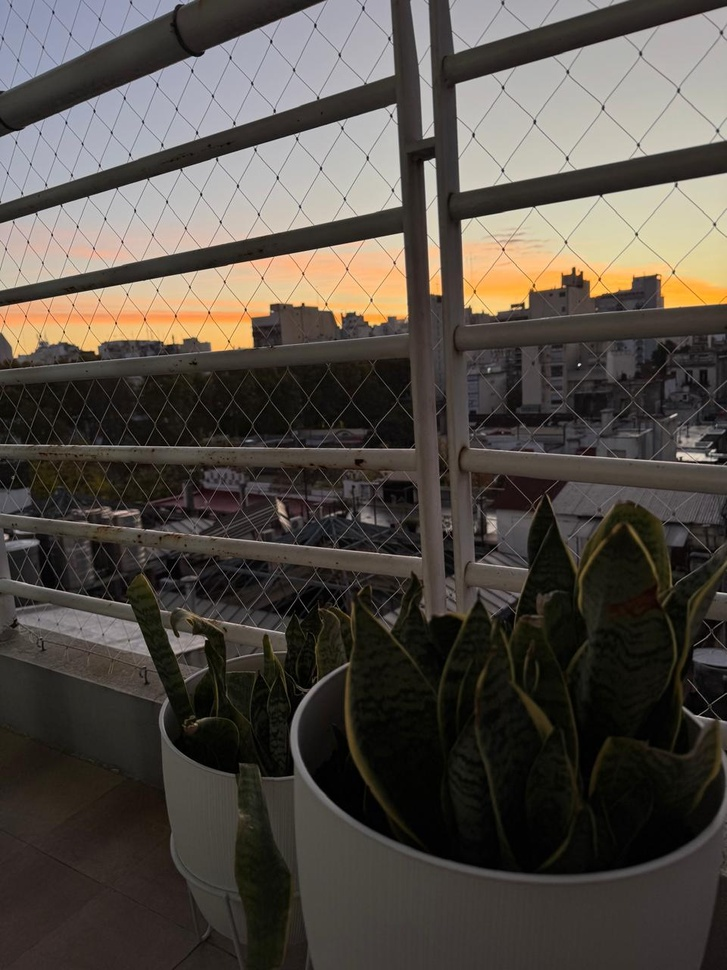
#> input picture 006_fotografia_digital/imagenes/originales/IMG 47.jpeg, 727 x 970 px, shrunk from 960 x 1280 before the run, found by its file name
$ python reencuadre.py
#> lines starting #> are read from the running program, lines starting #| are printed output that depends on the picture
"""
TP006 — Parte 2 — Punto 5: Reencuadre y reinterpretación

Objetivo
--------
Demostrar que cambiar el encuadre modifica el significado de la imagen.
Sobre las dos tomas amplias del mismo sujeto (sansevieria en balcón) se
producen dos reencuadres con narrativas distintas:

    Reencuadre A — narrativa "AMANECER"
        Partiendo de IMG 47 se conserva el tercio superior:
        protagonismo del cielo y del horizonte urbano al amanecer;
        la planta se vuelve elemento secundario.

    Reencuadre B — narrativa "PLANTA"
        Partiendo de IMG 43 se conserva la mitad inferior derecha:
        la sansevieria ocupa toda la lectura; el contexto urbano
        desaparece.
"""

from pathlib import Path

import cv2
import numpy as np
import matplotlib.pyplot as plt


# =========================
# 1. RUTAS
# =========================

ruta_originales = Path("C:/Users/Cristian/Desktop/greco-cristian-pdi-1c-2026/006_fotografia_digital/imagenes/originales")
ruta_procesadas = Path("C:/Users/Cristian/Desktop/greco-cristian-pdi-1c-2026/006_fotografia_digital/imagenes/procesadas")
ruta_procesadas.mkdir(parents=True, exist_ok=True)

nombre_imagen_amanecer = "IMG 47.jpeg"
nombre_imagen_planta = "IMG 43.jpeg"


# =========================
# 2. CARGA DE IMAGENES
# =========================

def cargar_rgb(ruta):
    """Carga una imagen y la convierte de BGR a RGB."""
    imagen_bgr = cv2.imread(str(ruta), cv2.IMREAD_COLOR)
#> imagen_bgr is the input picture: shape (970, 727, 3); mean B, G, R 68.9, 75.9, 82.2
    if imagen_bgr is None:
        raise FileNotFoundError(f"No se pudo leer la imagen: {ruta}")
    return cv2.cvtColor(imagen_bgr, cv2.COLOR_BGR2RGB)


img_amanecer_rgb = cargar_rgb(ruta_originales / nombre_imagen_amanecer)
img_planta_rgb = cargar_rgb(ruta_originales / nombre_imagen_planta)
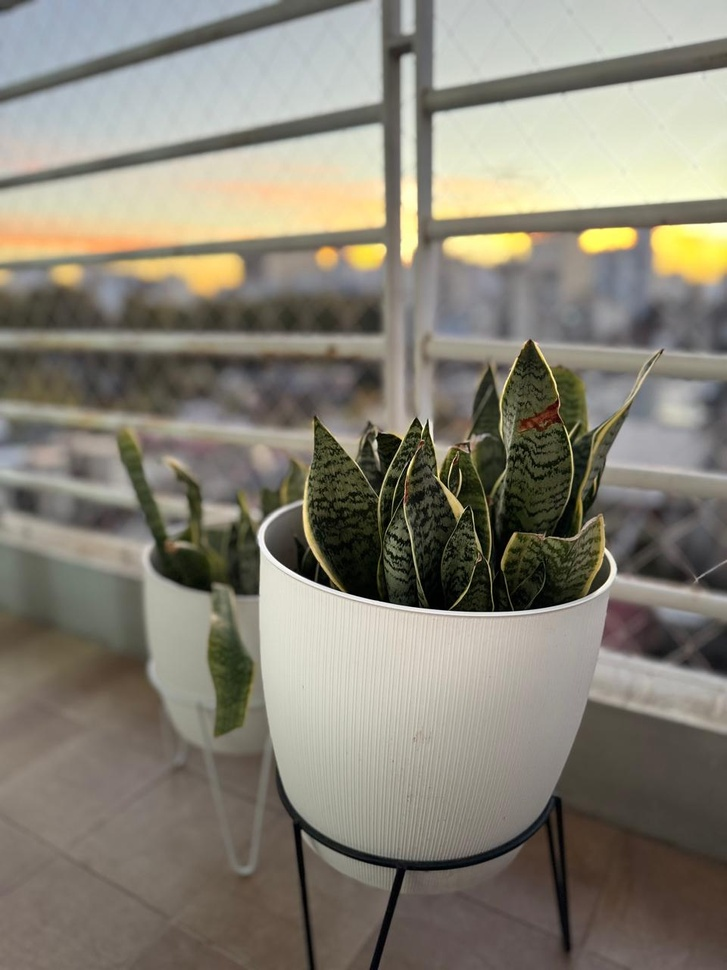
#> input picture 006_fotografia_digital/imagenes/originales/IMG 43.jpeg, 727 x 970 px, shrunk from 960 x 1280 before the run, found by its file name
#> in cargar_rgb, imagen_bgr is the input picture: shape (970, 727, 3); mean B, G, R 117.5, 130.3, 135

H_am, W_am = img_amanecer_rgb.shape[:2]
#> H_am = 970; W_am = 727
H_pl, W_pl = img_planta_rgb.shape[:2]
#> H_pl = 970; W_pl = 727


# =========================
# 3. RECORTE A — NARRATIVA AMANECER (IMG 47)
# =========================

y1_a, y2_a = 0, int(H_am * 0.55)
#> y1_a = 0; y2_a = 533
x1_a, x2_a = 0, W_am
#> x1_a = 0; x2_a = 727

recorte_amanecer = img_amanecer_rgb[y1_a:y2_a, x1_a:x2_a]
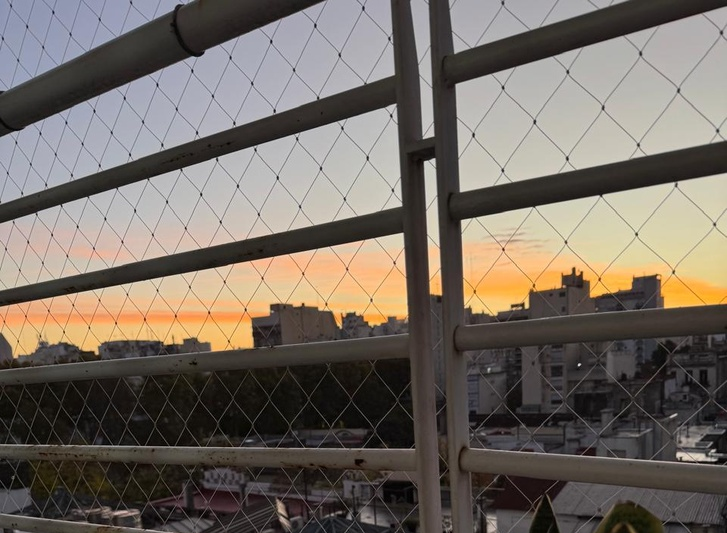
#> recorte_amanecer: shape (533, 727, 3); mean R, G, B 116.1, 107.4, 99


# =========================
# 4. RECORTE B — NARRATIVA PLANTA (IMG 43)
# =========================

y1_b, y2_b = int(H_pl * 0.35), H_pl
#> y1_b = 339; y2_b = 970
x1_b, x2_b = int(W_pl * 0.25), W_pl
#> x1_b = 181; x2_b = 727

recorte_planta = img_planta_rgb[y1_b:y2_b, x1_b:x2_b]
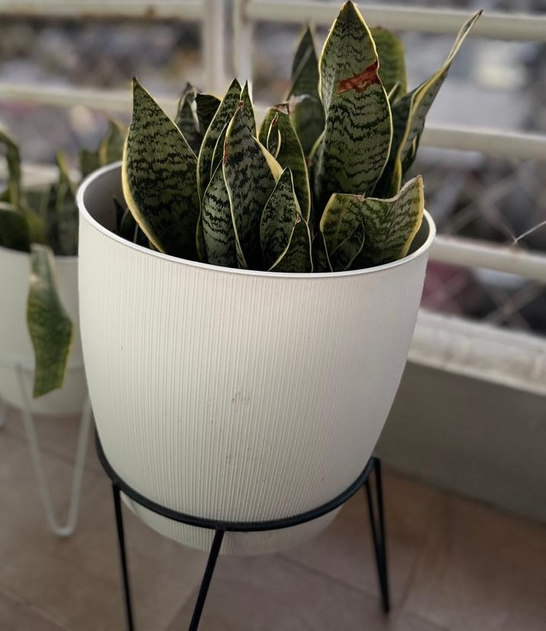
#> recorte_planta: shape (631, 546, 3); mean R, G, B 112.5, 107.5, 97


# =========================
# 5. MARCAS SOBRE LAS ORIGINALES
# =========================

img_amanecer_marcas = img_amanecer_rgb.copy()
cv2.rectangle(
    img_amanecer_marcas,
    (x1_a, y1_a),
    (x2_a - 1, y2_a),
    (255, 100, 0),
    8,
)
cv2.putText(
    img_amanecer_marcas,
    "Recorte A - Amanecer",
    (x1_a + 20, y1_a + 60),
    cv2.FONT_HERSHEY_SIMPLEX,
    1.3,
    (255, 100, 0),
    4,
)
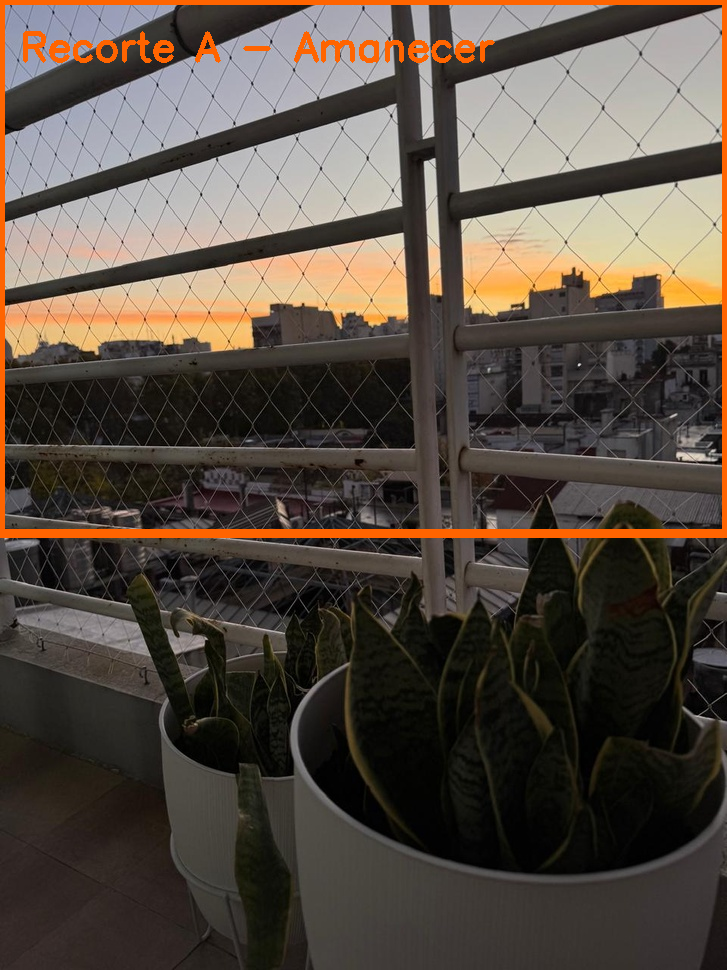
#> img_amanecer_marcas: shape (970, 727, 3); mean R, G, B 86.6, 76, 66.2

img_planta_marcas = img_planta_rgb.copy()
cv2.rectangle(
    img_planta_marcas,
    (x1_b, y1_b),
    (x2_b - 1, y2_b - 1),
    (0, 200, 80),
    8,
)
cv2.putText(
    img_planta_marcas,
    "Recorte B - Planta",
    (x1_b + 20, y1_b + 60),
    cv2.FONT_HERSHEY_SIMPLEX,
    1.3,
    (0, 200, 80),
    4,
)
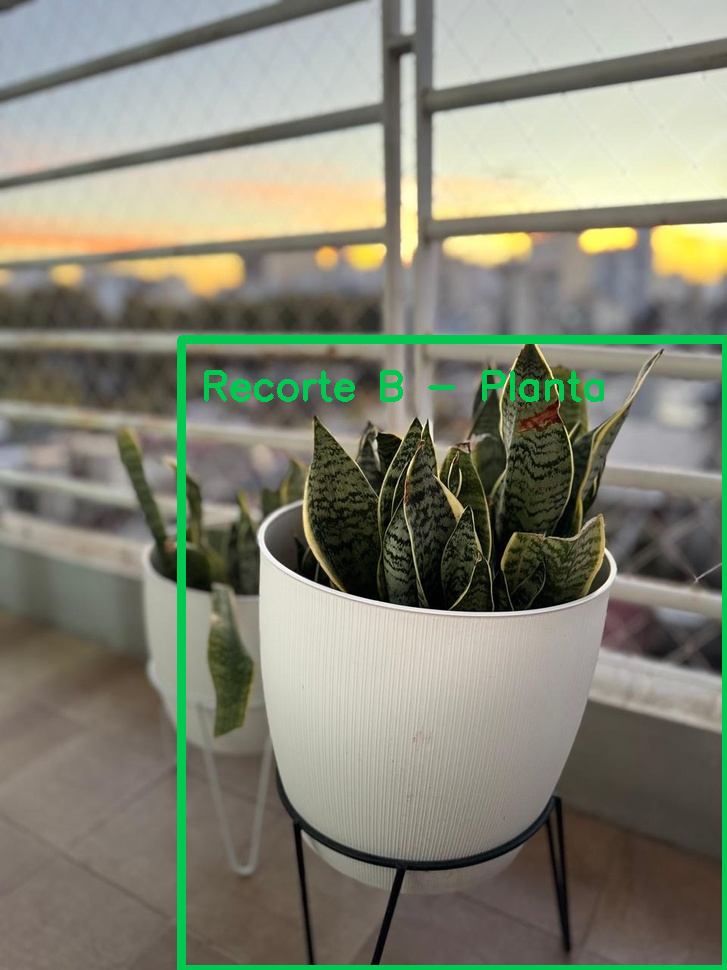
#> img_planta_marcas: shape (970, 727, 3); mean R, G, B 131.7, 133, 117


# =========================
# 6. VISUALIZACION
# =========================

plt.figure(figsize=(16, 10))

plt.subplot(2, 2, 1)
plt.imshow(img_amanecer_marcas)
plt.title("Original IMG 47 + Recorte A (amanecer)", fontweight="bold")
plt.axis("off")

plt.subplot(2, 2, 2)
plt.imshow(img_planta_marcas)
plt.title("Original IMG 43 + Recorte B (planta)", fontweight="bold")
plt.axis("off")

plt.subplot(2, 2, 3)
plt.imshow(recorte_amanecer)
plt.title("Recorte A - narrativa AMANECER", fontweight="bold")
plt.axis("off")

plt.subplot(2, 2, 4)
plt.imshow(recorte_planta)
plt.title("Recorte B - narrativa PLANTA", fontweight="bold")
plt.axis("off")

plt.tight_layout()
plt.savefig(ruta_procesadas / "punto05_comparacion.png",
            bbox_inches="tight", dpi=150)
plt.close()


# =========================
# 7. EXPORTACION FINAL
# =========================

cv2.imwrite(
    str(ruta_procesadas / "punto05_original_amanecer_IMG47.jpg"),
    cv2.cvtColor(img_amanecer_rgb, cv2.COLOR_RGB2BGR),
)
cv2.imwrite(
    str(ruta_procesadas / "punto05_original_planta_IMG43.jpg"),
    cv2.cvtColor(img_planta_rgb, cv2.COLOR_RGB2BGR),
)
cv2.imwrite(
    str(ruta_procesadas / "punto05_recorte_A_amanecer.jpg"),
    cv2.cvtColor(recorte_amanecer, cv2.COLOR_RGB2BGR),
)
cv2.imwrite(
    str(ruta_procesadas / "punto05_recorte_B_planta.jpg"),
    cv2.cvtColor(recorte_planta, cv2.COLOR_RGB2BGR),
)
cv2.imwrite(
    str(ruta_procesadas / "punto05_marcas_amanecer.jpg"),
    cv2.cvtColor(img_amanecer_marcas, cv2.COLOR_RGB2BGR),
)
cv2.imwrite(
    str(ruta_procesadas / "punto05_marcas_planta.jpg"),
    cv2.cvtColor(img_planta_marcas, cv2.COLOR_RGB2BGR),
)

print("Punto 5 - Reencuadre: archivos generados en", ruta_procesadas)
